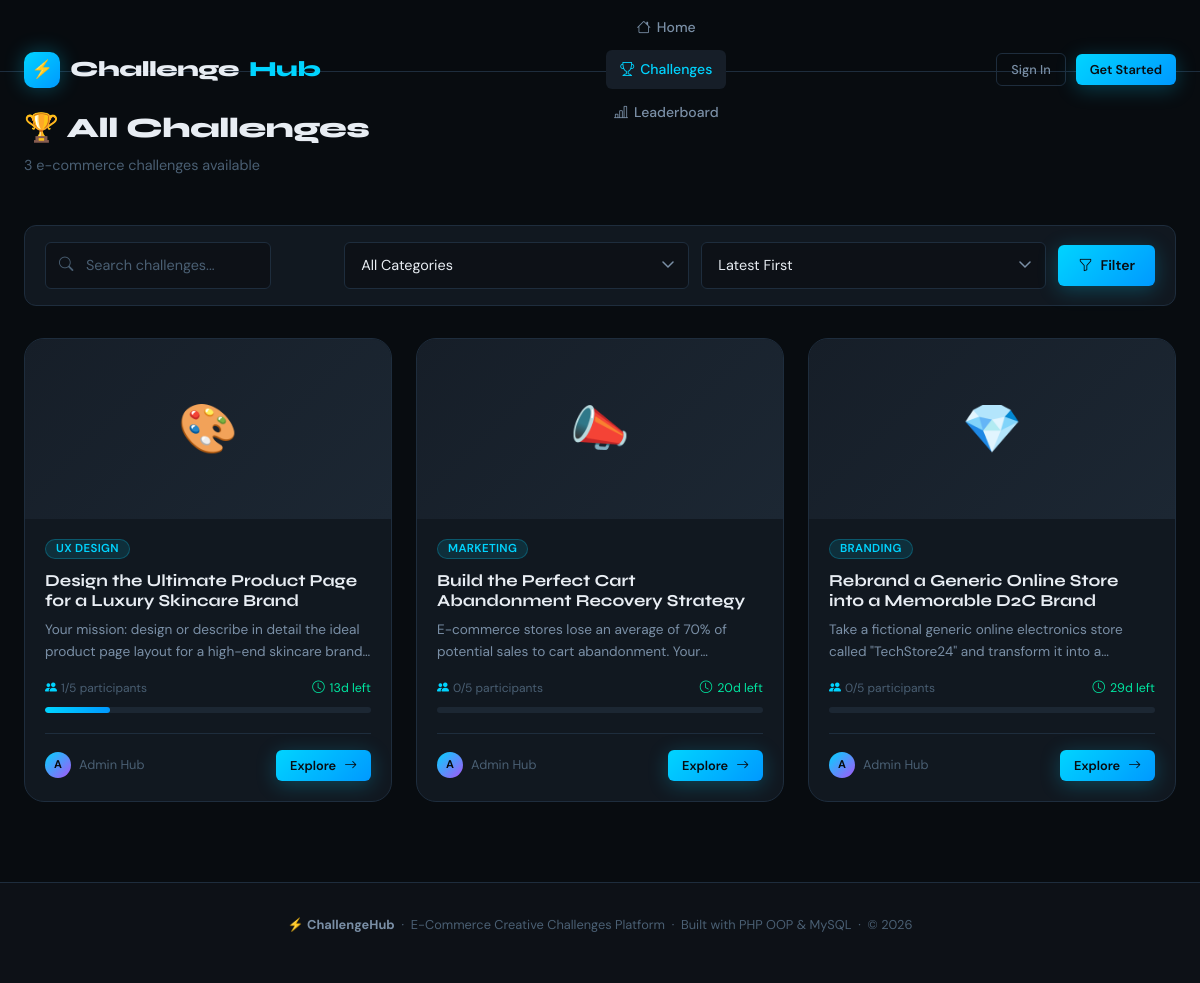
Page /?page=challenges on the committed database.
### tables this page shows
CREATE TABLE IF NOT EXISTS `challenges` (
  `id`          INT           NOT NULL AUTO_INCREMENT,
  `user_id`     INT           NOT NULL,
  `title`       VARCHAR(200)  NOT NULL,
  `description` TEXT          NOT NULL,
  `category`    VARCHAR(100)  NOT NULL,
  `deadline`    DATE          NOT NULL,
  `image`       VARCHAR(255)  NULL DEFAULT NULL,
  `created_at`  DATETIME      NULL DEFAULT CURRENT_TIMESTAMP,
  PRIMARY KEY (`id`),
  KEY `user_id` (`user_id`)
);

CREATE TABLE IF NOT EXISTS `users` (
  `id`         INT            NOT NULL AUTO_INCREMENT,
  `name`       VARCHAR(100)   NOT NULL,
  `email`      VARCHAR(150)   NOT NULL,
  `password`   VARCHAR(255)   NOT NULL,
  `created_at` DATETIME       NULL DEFAULT CURRENT_TIMESTAMP,
  PRIMARY KEY (`id`),
  UNIQUE KEY `email` (`email`)
);

### app/controllers/ChallengeController.php (called while the page is built, shortened)
<?php
require_once BASE_PATH . '/app/models/Challenge.php';
class ChallengeController {
    private Challenge $challengeModel;
    public function __construct() {
        $this->challengeModel  = new Challenge();
    }
    public function index(): void {
        $search   = trim($_GET['search'] ?? '');
        $category = trim($_GET['category'] ?? '');
        $sort     = in_array($_GET['sort'] ?? '', ['date', 'popular']) ? $_GET['sort'] : 'date';
        $challenges  = $this->challengeModel->getAll($search, $category, $sort);
        require BASE_PATH . '/app/views/challenges/index.php';
    }
}

### config/database.php (called while the page is built, shortened)
<?php
class Database {
    private static ?PDO $instance = null;
    public static function getInstance(): PDO {
        if (self::$instance === null) {
            $dsn = 'mysql:host=' . DB_HOST . ';dbname=' . DB_NAME . ';charset=' . DB_CHARSET;
            $options = [
                PDO::ATTR_ERRMODE            => PDO::ERRMODE_EXCEPTION,
                PDO::ATTR_DEFAULT_FETCH_MODE => PDO::FETCH_ASSOC,
                PDO::ATTR_EMULATE_PREPARES   => false,
            ];
            try {
                self::$instance = new PDO($dsn, DB_USER, DB_PASS, $options);
            } catch (PDOException $e) {
                die(json_encode(['error' => 'Database connection failed: ' . $e->getMessage()]));
            }
        }
        return self::$instance;
    }
}

### app/models/Challenge.php (called while the page is built, shortened)
<?php
require_once BASE_PATH . '/config/database.php';
class Challenge {
    private PDO $db;
    public function __construct() {
        $this->db = Database::getInstance();
    }
    public function getAll(string $search = '', string $category = '', string $sort = 'date'): array {
        $where  = [];
        $params = [];
        $whereClause = $where ? 'WHERE ' . implode(' AND ', $where) : '';
        $orderBy = match($sort) {
            'popular' => 'submission_count DESC',
            'date'    => 'c.created_at DESC',
            default   => 'c.created_at DESC',
        };
        $sql = "SELECT c.*, u.name AS author_name,
                       COUNT(DISTINCT s.id) AS submission_count
                FROM challenges c
                JOIN users u ON c.user_id = u.id
                LEFT JOIN submissions s ON s.challenge_id = c.id
                $whereClause
                GROUP BY c.id
                ORDER BY $orderBy";
        $stmt = $this->db->prepare($sql);
        $stmt->execute($params);
        return $stmt->fetchAll();
    }
}

### config/app.php (called while the page is built, shortened)
<?php
function e(mixed $value): string {
    return htmlspecialchars((string)$value, ENT_QUOTES | ENT_HTML5, 'UTF-8');
}

### app/views/challenges/index.php (the view, shortened to what this page needs)
<?php
require BASE_PATH . '/app/views/partials/header.php';
$catIcons = [
  'Product Launch' => '🚀', 'UX Design' => '🎨', 'Marketing' => '📣',
  'Branding' => '💎', 'E-commerce Strategy' => '🛒', 'Social Media' => '📱',
  'SEO' => '🔍', 'Analytics' => '📊', 'Customer Retention' => '🤝',
  'Conversion Optimization' => '⚡',
];
?>
<div class="page-wrapper">
  <div class="container">
    <div class="section-header animate-in">
      <div>
        <h1 class="section-title">🏆 All Challenges</h1>
        <p class="section-subtitle">
          <?= count($challenges) ?> e-commerce challenge<?= count($challenges) !== 1 ? 's' : '' ?> available
        </p>
      </div>
    </div>
    <form method="GET" action="<?= BASE_URL ?>/" class="filter-bar animate-in">
      <div style="position:relative;flex:1;min-width:200px;">
        <i class="bi bi-search" style="position:absolute;left:14px;top:50%;transform:translateY(-50%);color:var(--text-muted);font-size:0.9rem;"></i>
        <input type="text" name="search" class="form-control" placeholder="Search challenges..."
               value="<?= e($_GET['search'] ?? '') ?>"
               style="padding-left:40px;">
      </div>
      <select name="category" class="form-control" style="width:200px;">
        <option value="">All Categories</option>
      </select>
      <select name="sort" class="form-control" style="width:160px;">
        <option value="date"    <?= ($_GET['sort'] ?? 'date') === 'date'    ? 'selected' : '' ?>>Latest First</option>
      </select>
      <button type="submit" class="btn btn-primary">
        <i class="bi bi-funnel"></i> Filter
      </button>
    </form>
    <?php if (empty($challenges)): ?>
      <div class="empty-state animate-in">
        <div class="empty-state-icon">🔍</div>
        <h3>No challenges found</h3>
        <p>Try adjusting your search or filters, or create a new challenge.</p>
        <?php if ($currentUser): ?>
          <a href="<?= BASE_URL ?>/?page=challenge-create" class="btn btn-primary">
            <i class="bi bi-plus-circle"></i> Create Challenge
          </a>
        <?php endif; ?>
      </div>
    <?php else: ?>
      <div class="grid grid-3">
        <?php foreach ($challenges as $i => $ch):
          $submissionCount = (int)$ch['submission_count'];
          $pct     = min(100, ($submissionCount / MAX_SUBMISSIONS_PER_CHALLENGE) * 100);
          $daysLeft = ceil((strtotime($ch['deadline']) - time()) / 86400);
          $dlClass  = $daysLeft < 3 ? 'urgent' : ($daysLeft < 7 ? 'soon' : 'ok');
          $icon     = $catIcons[$ch['category']] ?? '🎯';
        ?>
        <div class="challenge-card animate-in">
          <?php if ($ch['image']): ?>
            <img src="<?= UPLOAD_URL . e($ch['image']) ?>" alt="<?= e($ch['title']) ?>" class="challenge-card-image">
          <?php else: ?>
            <div class="challenge-card-image-placeholder"><?= $icon ?></div>
          <?php endif; ?>
          <div class="challenge-card-body">
            <div class="challenge-card-meta">
              <span class="badge badge-cyan"><?= e($ch['category']) ?></span>
            </div>
            <h3 class="challenge-card-title">
              <a href="<?= BASE_URL ?>/?page=challenge&id=<?= $ch['id'] ?>" style="color:inherit;">
                <?= e($ch['title']) ?>
              </a>
            </h3>
            <p class="challenge-card-desc"><?= e($ch['description']) ?></p>
            <div style="margin-bottom:12px;">
              <div class="d-flex justify-between" style="font-size:0.75rem;color:var(--text-muted);margin-bottom:4px;">
                <span style="display:flex;align-items:center;gap:4px;">
                  <i class="bi bi-people-fill" style="color:var(--accent-cyan);"></i>
                  <?= $submissionCount ?>/<?= MAX_SUBMISSIONS_PER_CHALLENGE ?> participants
                </span>
                <span class="deadline <?= $dlClass ?>">
                  <i class="bi bi-clock"></i>
                  <?= $daysLeft > 0 ? $daysLeft . 'd left' : 'Ended' ?>
                </span>
              </div>
              <div class="progress-bar-wrap">
                <div class="progress-bar-fill <?= $pct >= 100 ? 'full' : '' ?>" style="width:<?= $pct ?>%"></div>
              </div>
            </div>
            <div class="challenge-card-footer">
              <div style="display:flex;align-items:center;gap:8px;">
                <div class="avatar" style="width:26px;height:26px;font-size:0.7rem;">
                  <?= strtoupper(substr($ch['author_name'],0,1)) ?>
                </div>
                <span style="font-size:0.8rem;color:var(--text-muted);"><?= e($ch['author_name']) ?></span>
              </div>
              <a href="<?= BASE_URL ?>/?page=challenge&id=<?= $ch['id'] ?>" class="btn btn-primary btn-sm">
                Explore <i class="bi bi-arrow-right"></i>
              </a>
            </div>
          </div>
        </div>
        <?php endforeach; ?>
      </div>
    <?php endif; ?>
  </div>
</div>
<?php require BASE_PATH . '/app/views/partials/footer.php'; ?>

### rows in the picture
challenges: category "🎨", category "UX DESIGN", title "Design the Ultimate Product Page for a Luxury Skincare Brand", description "Your mission: design or describe in detail the ideal product page layout for a high-end skincare…", submissionCount "1", deadline "13", $pct 20 (drawn), user.name "A", user.name "Admin Hub"
challenges: category "📣", category "MARKETING", title "Build the Perfect Cart Abandonment Recovery Strategy", description "E-commerce stores lose an average of 70% of potential sales to cart abandonment.…", submissionCount "0", deadline "20", user.name "A", user.name "Admin Hub"
challenges: category "💎", category "BRANDING", title "Rebrand a Generic Online Store into a Memorable D2C Brand", description "Take a fictional generic online electronics store called \"TechStore24\" and transform it into…", submissionCount "0", deadline "29", user.name "A", user.name "Admin Hub"

### other values in the picture
count($challenges) "3"
